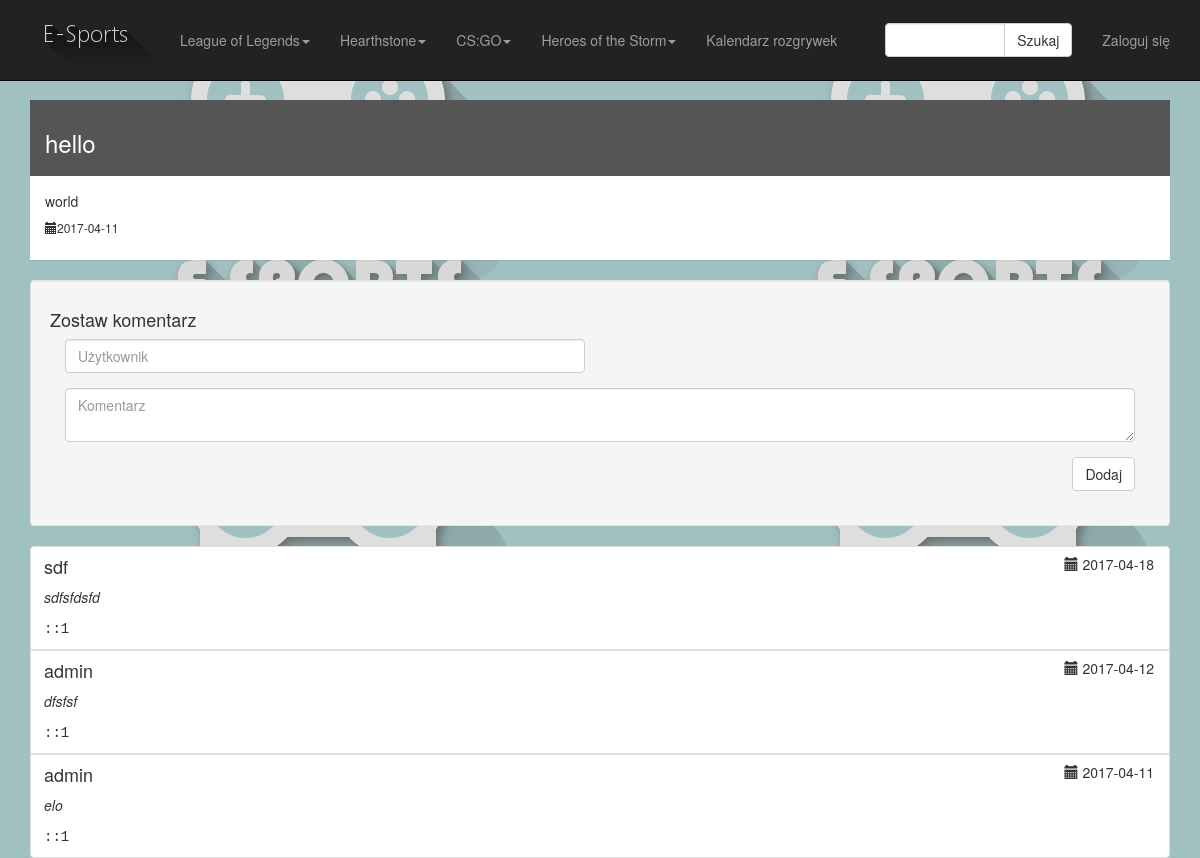
/readmore.php?idp=8&count=3, run on the app's committed database.
### tables this page shows
CREATE TABLE `info` (
  `id` int(11) NOT NULL,
  `title` varchar(256) NOT NULL,
  `bodytext` varchar(2000) NOT NULL,
  `created` date NOT NULL,
  `count` int(11) NOT NULL
);

CREATE TABLE `comments` (
  `number` int(11) NOT NULL,
  `id` int(11) NOT NULL,
  `user` varchar(30) NOT NULL,
  `comment` varchar(255) NOT NULL,
  `created` date NOT NULL,
  `ip` varchar(20) NOT NULL
);

### readmore.php (the view, shortened to what this page needs)
<?php
include('functions.php');
?>
<!DOCTYPE html>
<html lang="en">
<head>
    <link href="css/bootstrap.min.css" rel="stylesheet">
    <link href="css/custom.css" rel="stylesheet">
</head>
<body background="images\background2.jpg">
    <nav class="navbar navbar-inverse navbar-fixed-top" role="navigation">
        <div class="container">
            <div class="navbar-header">
                <a class="navbar-brand" href="index-nolog.php">
                    <img src="images/esports.jpeg" alt="">
                </a>
            </div>
            <div class="collapse navbar-collapse" id="bs-example-navbar-collapse-1">
                <ul class="nav navbar-nav">
                    <li class="dropdown">
							<a href="#" class="dropdown-toggle" data-toggle="dropdown" data-hover="dropdown">League of Legends<b class="caret"></b></a>
					</li>
                    <li class="dropdown">
							<a href="#" class="dropdown-toggle" data-toggle="dropdown" data-hover="dropdown">Hearthstone<b class="caret"></b></a>
					</li>
					<li class="dropdown">
							<a href="#" class="dropdown-toggle" data-toggle="dropdown" data-hover="dropdown">CS:GO<b class="caret"></b></a>
					</li>
					<li class="dropdown">
							<a href="#" class="dropdown-toggle" data-toggle="dropdown" data-hover="dropdown">Heroes of the Storm<b class="caret"></b></a>
					</li>
                    <li class="dropdown">
                        <a href="cal.php">Kalendarz rozgrywek</a>
					</li>
                </ul>
				<ul class="nav navbar-nav navbar-right">
                    <li>
						<form class="navbar-form" action="./search.php" method="get">
							<div class="input-group">
								<input type="text" size="10" class="form-control" name="search">
								<div class="input-group-btn">
									<button class="btn btn-default" type="submit" value="Szukaj">Szukaj</button>
								</div>
							</div>
						</form>
					</li>
					<li class="dropdown">
							<a href="login.php">Zaloguj się</a>
					</li>
				</ul>
            </div>
        </div>
    </nav>
	<div class="container">
         <div class="col-md-12">
                <div class="row">
				    <div class="panel">
					   <div class="panel-heading" style="background-color:#555">
                           <?php
                            $iddd = $_GET['idp'];
                            $sql = "SELECT * FROM info Where id='$iddd'";
                            $result =mysqli_query($db,$sql);
                            while($row = mysqli_fetch_assoc($result)) {
                                ?>
                                <h3><?php echo $row['title']; ?></h3>
                                <?php
                            }
                            ?>
                        </div>
						<div class="panel-body">
									<?php
										$iddd = $_GET['idp'];
										$sql = "SELECT * FROM info Where id='$iddd'";
										$result =mysqli_query($db,$sql);
										while($row = mysqli_fetch_assoc($result)) {
											?>
											<p><?php echo $row['bodytext']; ?></p>
                                            <h6><span class="glyphicon glyphicon-calendar"></span><?php echo $row['created']; ?></h6>
											<?php
										}
									 ?>
                        </div>
                    </div>
                    <div class="well">
                    <h4>Zostaw komentarz</h4>
                        <form role="form" class="clearfix" method="post">
                            <div class="col-md-6 form-group">
                                <input type="text" name="title" class="form-control" placeholder="Użytkownik">
                            </div>
                            <div class="col-md-12 form-group">
                                <textarea class="form-control" name="bodytext" id="bodytext" placeholder="Komentarz"></textarea>
                            </div>
                            <div class="col-md-12 form-group text-right">
                                <button type="submit" class="btn btn-default">Dodaj</button>
                            </div>
                        </form>
                    </div>
					<?php
						$idda = $_GET['idp'];
						$sql = "SELECT * FROM comments Where id='$idda' ORDER BY created DESC";
						$result =mysqli_query($db,$sql);
                    ?>
                    <ul id="comments" class="comments">
						<?php
                        while($row = mysqli_fetch_assoc($result)) {
							?>
                        <li class="list-group-item">
                            <div class="clearfix">
                                <h4 class="pull-left"><?php echo $row['user']; ?></h4>
                                    <p class="pull-right">
                                        <span class="glyphicon glyphicon-calendar"></span>
                                        <?php echo $row['created']; ?>
                                    </p>
                            </div>
                            <p>
                                <em><?php echo $row['comment']; ?></em>
                            </p>
                            <p><samp><?php echo $row['ip']; ?></samp></p>
                        </li>
				            <?php
				        }
                    ?>
                    </ul>
             </div>
         </div>
    </div>
</body>
</html>

### css/custom.css (style rules this page uses)
body { background: #5d7071 url(../images/tlo.png); padding-top: 70px; }
.navbar-fixed-top .nav { padding: 15px 0; }
.navbar-fixed-top .navbar-brand { padding: 0 15px; }
@media (min-width:768px) { body { padding-top: 100px; } }
@media (min-width:768px) { .navbar-fixed-top .navbar-brand { padding: 15px 0; } }
.panel,.panel-heading { border-radius:0; border-width:0; }
.panel-heading { color: #FFFFFF; }
#comments, #comments li { margin: 0; padding: 0; }
#comments li { list-style: none; padding-left: 13px; }
li [class^="pull-right"] { padding-top: 7px !important; margin-right: 15px; }

### data on the page
info: title "hello", bodytext "world", created "2017-04-11"
comments: user "sdf", created "2017-04-18", comment "sdfsfdsfd", ip "::1"
comments: user "admin", created "2017-04-12", comment "dfsfsf", ip "::1"
comments: user "admin", created "2017-04-11", comment "elo", ip "::1"
